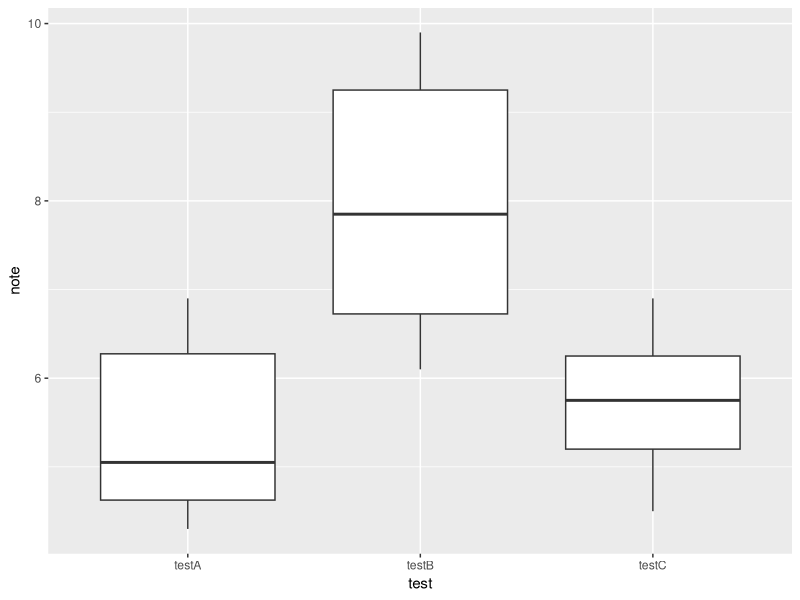
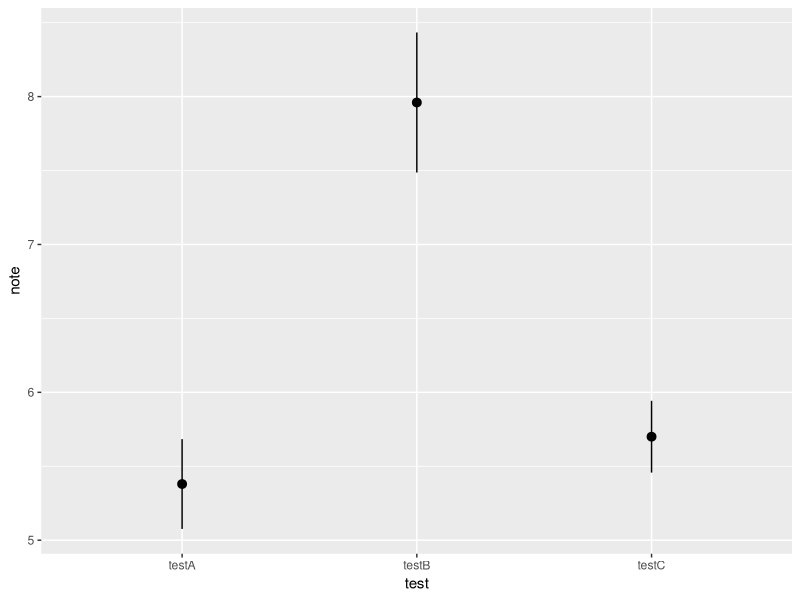
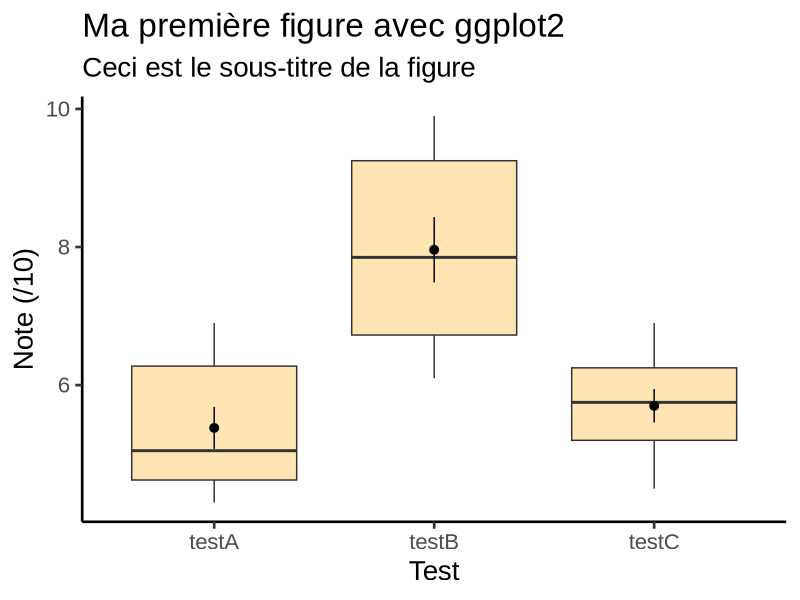
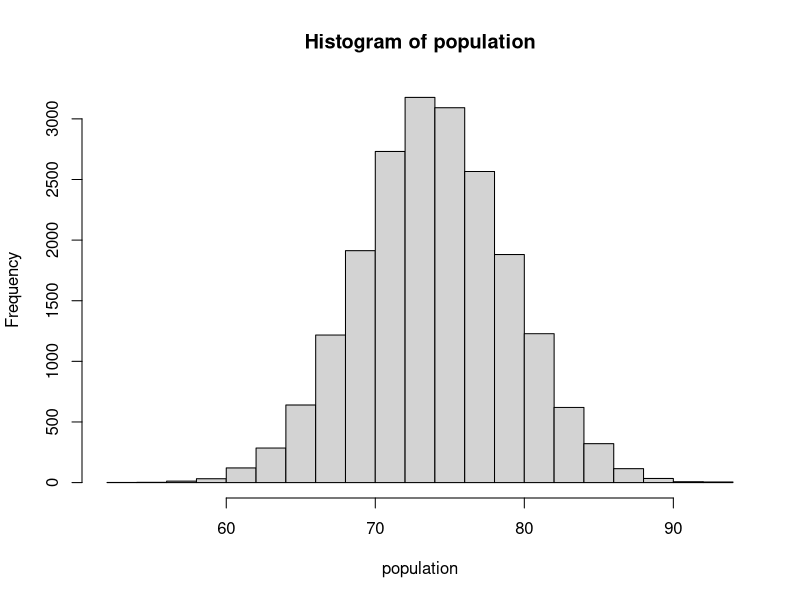
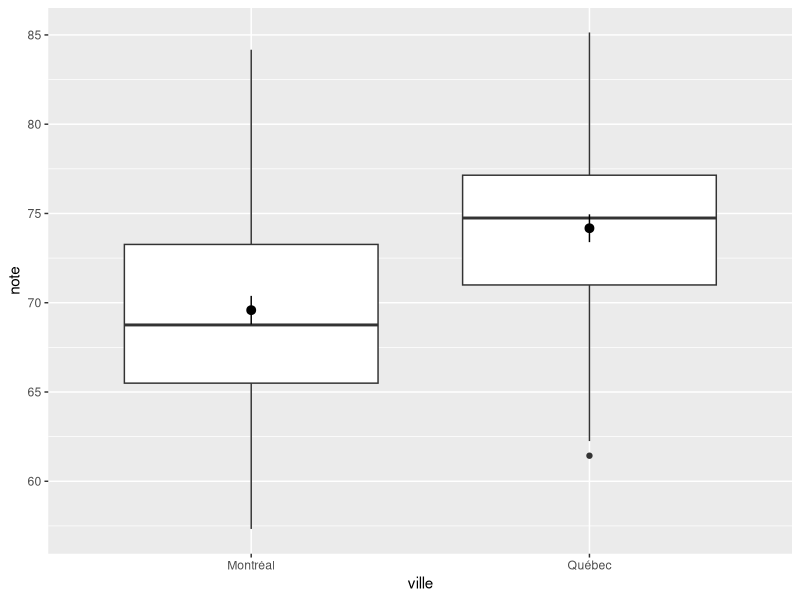

These figures' R source, in order:
library(tidyverse)

# 1. Importer les données :
d1 <- read_csv("donnees/sampleData.csv")

d1

long1 <- d1 |>
  pivot_longer(
    names_to = "test",
    values_to = "note",
    cols = testA:testC
  )

long1

# Pratique 1 :
# 1. Créer un graphique de boîtes à moustache
# à partir du tableau long1
ggplot(data = long1, aes(x = test, y = note)) +
  geom_boxplot()

# 2. Créer un graphique de moyennes + erreurs
# à partir du tableau long1
ggplot(data = long1, aes(x = test, y = note)) +
  stat_summary()

# Combiner les deux :
ggplot(data = long1, aes(x = test, y = note)) +
  geom_boxplot(
    fill = "orange",
    # color = "orange",
    alpha = 0.3
  ) +
  stat_summary(color = "black") +
  labs(
    title = "Ma première figure avec ggplot2",
    subtitle = "Ceci est le sous-titre de la figure",
    x = "Test",
    y = "Note (/10)"
  ) +
  theme_classic(
    base_family = "Arial",
    base_size = 20
  )

# Simuler 20 000 personnes (notes!)
set.seed(1)
population <- rnorm(n = 20000, mean = 74, sd = 5)
hist(population)
mean(population)

set.seed(2)
echant <- sample(
  x = population,
  size = 50,
  replace = FALSE
)

mean(echant)

mean(population) - mean(echant)

# Donc, l'inférence statistique à partir
# d'un échantillon de données est suffisamment
# précise!


# ==================
# ================== PRATIQUE : villes.csv
# ==================
# Question de recherche possible : les apprenants à Québec ont-ils
# un avantage d'exposition à langue française quand on examine
# leurs notes moyennes dans un test de français?
#
# 1. Importez le fichier villes.csv (fonction : read_csv())
villes <- read_csv("donnees/villes.csv")
villes
# 2. Calculez la note moyenne pour chaque groupe de participants  (fonction : summarize())
villes |>
  summarize(
    moyenne = mean(note),
    et = sd(note),
    .by = ville
  )

# 3. Ordonnez les notes en ordre décroissant (fonction : arrange())
villes |>
  arrange(-note) |> # question 3
  write_csv("donnees/villesOrdonnees.csv") # question 4

# 4. Exportez le tableau en tant que villesOrdonnees.csv (fonction : write_csv())
#
# 5. Créez un graphique pour comparer les deux groupes (fonction : ggplot())
ggplot(data = villes, aes(x = ville, y = note)) +
  geom_boxplot() +
  stat_summary()


# ==================
# TEST t

# Pour confirmer s'il y a une différence
# entre les notes moyennes de Montréal et Québec,
# on peut utiliser un test t, qui compare un OU deux
# groupes par rapport à une variable continue
# (plus spécifiquement sa moyenne)
#

t.test(note ~ ville, data = villes)

# Valeur p = 0,000083 -> alpha = 0,05
# La valeur est inférieure à 0,05, donc
# on rejette l'hypothèse nulle :
# il y a une différence entre les villes!
# t = -4,10, p < 0,0001 (ou p = 0,000083)
#
# Valeur p = la probabilité de voir des données
# si extrêmes si l'hypothèse nulle était vraie.
# Probabilité de voir les données en question SI
# H0 = vraie.
# df = 100 - 2 = 98

t.test(note ~ ville,
  data = villes,
  alternative = "less"
)

# On confirme qu'il y a une différence significative :
# la note moyenne de Québec (74) est
# statistiquement supérieure à celle de
# Montréal : t(97,989) = -4,1,
# IC 95 % = [-Inf, -2,73],
# p = 0,00004 OU p < 0,0001.
